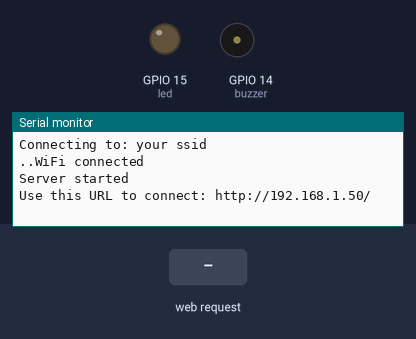
This sketch was run on a simulated ESP8266 (NodeMCU). On the bench: output pins drawn as LEDs (lit = HIGH), buzzer (waves = sounding, pin HIGH), the last lines printed to the serial monitor. Inputs (shaded band) come from the test bench. WiFi joins after 1.5 s; servers stay silent unless stated.

Above: at 3.3 s.
3.4 s: HTTP request GET /favicon.ico received
At 3.8 s:
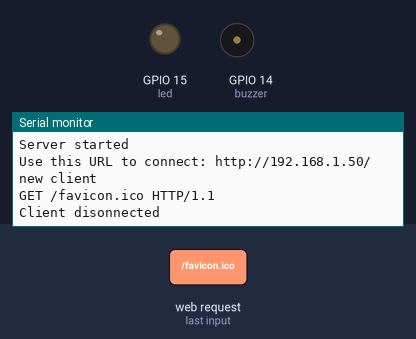
4.9 s: HTTP request GET /none received
At 6.2 s:
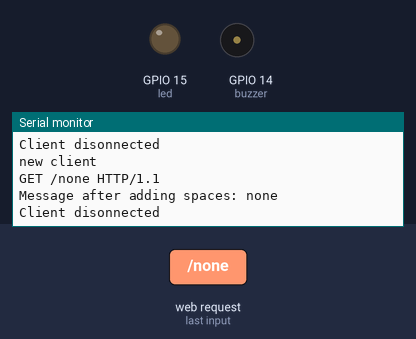

Measured:
- after the input at 3.4 s, the serial monitor: prints a new line at once (image 1)
- after the input at 4.9 s, the serial monitor: prints a new line at once (image 2)

The sketch:

Browser_to_I2C_NODEMCU.ino
```cpp
// This program for the NodeMCU displays a message to an LCD wirelessly using any web browser
// When the message is received, a buzzer will beep and a red LED will blink until a button is
// pressed to indicated that the message has been read
// This works on any device that has a web browser

#include <ESP8266WiFi.h>                                        // wifi library for esp8266
#include <LiquidCrystal_I2C.h>                                  //LCD library using I2C (serial)

// Set the LCD address to 0x27 for a 16 chars and 2 line display
LiquidCrystal_I2C lcd(0x27, 20, 4);

const char* ssid = "your ssid";                                 // Wifi SSID
const char* password = "your password";                         // Wifi Password
char * parameter;                                               // pointer to a char to be used in array notation to hold message
byte button = 13;                                               // D7 Pin on NodeMCU connected to the button mapped to PIN 13 on Adruino IDE
byte buzzer = 14;                                               // D5 Pin on NodeMCU connected to buzzer mapped to PIN 14
byte led = 15;                                                  // D8 Pin on NodeMCU connected to LED mapped to PIN 15


WiFiServer server(80);                                          // Start wifi server


void setup()
{
  // setup led, button, and buzzer
  pinMode(led, OUTPUT);
  pinMode(buzzer, OUTPUT);
  pinMode(button, INPUT);
  Serial.begin(115200);                     // begin serial communication baud 115200

  delay(100);
  // connect to wifi
  Serial.println();
  Serial.println();
  Serial.print("Connecting to: ");
  Serial.println(ssid);

  WiFi.begin(ssid, password);

  while (WiFi.status() != WL_CONNECTED)     // wait until wifi is connected
  {
    delay(1000);
    Serial.print(".");
  }
  Serial.println("WiFi connected");

  // Start the server
  server.begin();
  Serial.println("Server started");

  // Print the IP address
  Serial.print("Use this URL to connect: ");
  Serial.print("http://");
  Serial.print(WiFi.localIP());
  Serial.println("/");

 // lcd.begin();                                                // initializing the LCD
  lcd.backlight();                                            // Enable or Turn On the backlight
  lcd.setCursor(0, 0);                                        // set cursor to x = 0 y = 0


  lcd.print("REQUESTING FROM");                               // print to LCD
  lcd.setCursor(0,1);                                         // Set cursor on LCD to x = 0 y = 1
  lcd.print(WiFi.localIP());                                  // Print IP Address to be connected to
}


void loop()

{
  int state = 0;                                             // Holds the state of the button (0 for not being pressed)

 // Check if a client has connected
  WiFiClient client = server.available();                    // Wait for a client to be connected to the Web Server
  if (!client) {
    return;                                                  // return to loop if no connection was found
  }

  // Wait until the client sends some data
  Serial.println("new client");                              // Print when someone connects
  while(!client.available()){                                // Await message
    delay(1);
  }
   char* req = new char[100];                                // pointer to a char to be used as an array to hold request
                                                             // char is used instead of string to facilitate splitting using strtok()

  // Read the first line of the request
  String request = client.readStringUntil('\r');
  Serial.println(request);                                   // Print request to the Serial Monitor for debugging purposes
  client.flush();
  if (request.indexOf("/favicon.ico") != -1)                 // This is to prevent an error when a message is sent from an android device
    goto BREAK;                                              // where the browser requests an icon for the webpage, messing up our message
                                                             // since it will be deleted because we will extract it from the request itself

  for (int x = 0; x < request.length(); x++)                 // copy the string holding the request to an array of characters to facilitate splitting (previously mentioned)
  {
    req[x] = request[x];
  }

  parameter = strtok(req, "=");                             // split the array req (pointer in array notation) at "=" character and store in array of char parameter
  parameter = strtok(NULL, " ");                            // now we have the message and some addons at the end. The addons and the message are separated by a space
                                                            // So, we will split the array of characters at the space and store only the message in parameter

  if (parameter == NULL)                                    // When the user sends an empty message, the resulting parameter at this point would be NULL
  {                                                         // We will set it to "none" for debugging purposes. The reason we can't do this earlier is
    parameter = "none";                                     // the request itself would not be NULL but it would be something like /HTTP etc etc..
  }                                                         // So after we extract the message (parameter) we will set it to none in case it is NULL
  else                                                      // Not setting it to NULL WILL result in a CRASH when the program tries to do things with NULL characters
  {
    Serial.print("Message before adding spaces: ");         // The spaces in a message will first be represented by "+". So, we will print that to the Serial Monitor
    Serial.println(parameter);                              // before making any changes for debugging purposes
    Serial.print("Message character count: ");              // We will also display the message character count for debugging purposes as the LCD can only
    Serial.println(strlen(parameter));                      // display 32 characters (16 per line) since it is a 16x2
    for (int x = 0; x < strlen(parameter); x++)             // Now, we will replace all the "+" with spaces using a loop to retain the original message
    {
      if (parameter[x] == '+')
        parameter[x] = ' ';
    }
  }
  Serial.print("Message after adding spaces: ");           // Then, we will display the result of the previous code for debugging purposes
  Serial.println(parameter);
  delay(100);

  // On android, the resulting parameter if an empty message was sent would not be NULLl but rather would be HTTP....
  // So, this is added to prevent errors
  if (!((parameter[0] == 'H' && parameter[1] == 'T' && parameter[2] == 'T') || (parameter == "none")))
  {                                                       // if the message sent was not an empty message, we will display it to the LCD. Otherwise, we will leave it unchanged
    lcd.clear();                                          // Simply clears the LCD
    lcd.setCursor(0,0);                                   // Set the cursor back to x = 0 y = 0 on the LCD

    if (strlen(parameter) > 16)                           // if the message is longer than 16 characters and cannot be displayed on a single line,
    {
      for (int x = 0; x < 16; x++)                        // print the first 16 characters of the message on the first line
        lcd.print(parameter[x]);
      lcd.setCursor(0,1);                                 // Move the cursor to the start of the second line x = 0 y = 1
      for (int x = 16; x < strlen(parameter); x++)
        lcd.print(parameter[x]);                         // print the rest of the message. NOTE: if the message does not fit on the LCD, the first 32 characters of it will be displayed
    }
    else
      lcd.print(parameter);                              // If it DOES fit on a single line, just print the whole thing on there

      //LED AND BUZZER TO INDICATE MESSAGE ARRIVAL
      delay(100);
      state = digitalRead(button);                       // Read the value from the button (1 for being pressed)
      Serial.println("Value returned from button: ");    // This is for debugging purposes
      while (state != HIGH)                              // while button is not pressed keep beeping (HIGH is 1).
      {
        analogWrite(buzzer, 100);                        // Using Pulse Width Modulation, we will send the buzzer a value between 0 and 255 where 0 is no sound (0V) and 255 is max volume(5V)
        digitalWrite(led, HIGH);                         // Turn the LED on
        delay(500);                                      // wait 500ms
        analogWrite(buzzer, 0);                          // turn buzzer off
        digitalWrite(led, LOW);                          // turn LED off
        delay(500);                                      // wait 500ms. When looping, this will create blinking of LED and beeping every 500ms until the button is pressed
        state = digitalRead(button);                     // Read the state of the button again. NOTE: since we have a second delay between checking the state, the button will need
                                                         // to be long-pressed in order to compensate for the delay. Otherwise, the button will need to be pressed exactly at this point
        Serial.println(state);                           // Print the state of the button again (0 or 1) for debugging purposes
      }

  }

    // Return the response
  client.println("HTTP/1.1 200 OK");                     // Print all this to the webserver. Notice that this HTML
  client.println("Content-Type: text/html");             // Printing HTML to the webserver would create an interface in which the client
  client.println(""); //  do not forget this one            could enter the message in a text box and hit submit to send the message
  client.println("<!DOCTYPE HTML>");                     // to /action_page.php. Then, when the response is returned and is stored in "request" object,
  client.println("<html>");                              // it will be copied to req array as shown above in the code. Since the request will be stored
  client.print("<body>");                                // and used above before this segment of code is reached, we compensated for that by setting parameter
  client.println("<form action=\"/action_page.php\">");  // to NULL and desregarding everything when the message starts with "HTTP". Either one of these will be
  client.println("<br><br>");                            // the case every time a new client enters the webserver e.g 192.168.1.70. If we hadn't compensated for all
  client.println("Enter Message:<br>");                  // of that an error would have occured causing nodeMCU to crash and restart as it tries to do operations with
  client.println("<input type=\"text\"");                // NULL characters. We are bascically extracting the message from the URL in simple words. So, when the URL does
  client.println("name=\"/entermessage\"><br>");         // not contain a message we need a handler for that, which basically is the if statement that sets parameter to none
  client.println("<input type=\"submit\"");
  client.println("value=\"Submit\">");
  client.println("</form>");
  client.println("</body>");

  client.println("</html>");
BREAK:
  delay(1);
  Serial.println("Client disonnected");
  Serial.println("");
  delete [] req;                                        // since we used dynamic memory allocation, we have to return the memory we used back to the system using the delete command
  req = NULL;                                           // finally, we will set that pointer to NULL

 }
```
